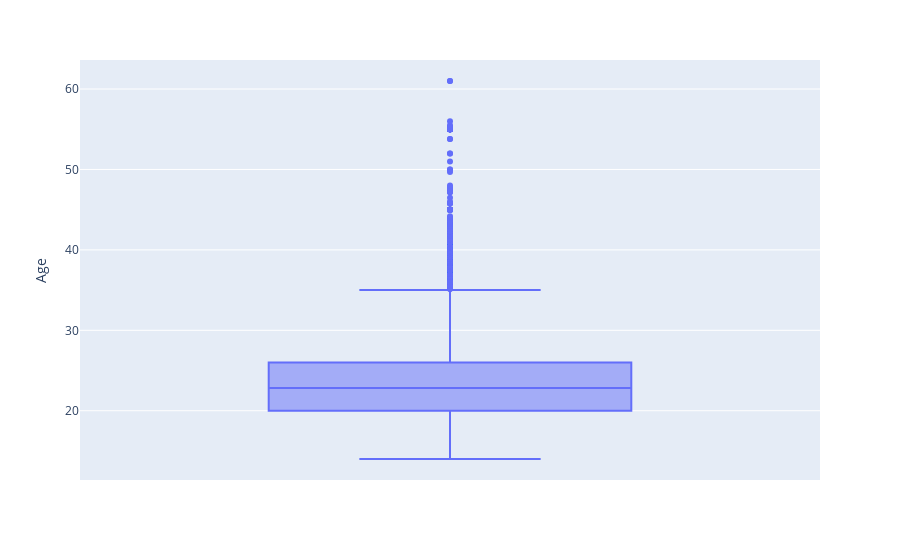

The code cell stored with this chart in its notebook:
### Markdown cell above
Categorical variables

### Code cell
import plotly.express as px
fig = px.box(train, y="Age")
fig.show()

### Figure 1 — Plotly figure (JSON) as saved in the notebook; plotly's stock layout.template omitted (floating-point values rounded to 4 significant figures; data arrays with more than 128 entries replaced by an {"elided": "..."} marker saying what was removed)
{"data": [{"alignmentgroup": "True", "hovertemplate": "Age=%{y}<extra></extra>", "legendgroup": "", "marker": {"color": "#636efa"}, "name": "", "notched": false, "offsetgroup": "", "orientation": "v", "showlegend": false, "type": "box", "x0": " ", "xaxis": "x", "y": {"elided": "20758 float values"}, "y0": " ", "yaxis": "y"}], "layout": {"boxmode": "group", "legend": {"tracegroupgap": 0}, "margin": {"t": 60}, "xaxis": {"anchor": "y", "domain": [0, 1]}, "yaxis": {"anchor": "x", "domain": [0, 1], "title": {"text": "Age"}}}}
